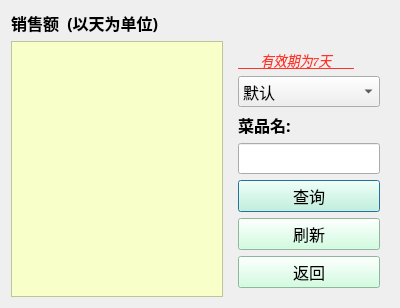
<?xml version="1.0" encoding="UTF-8"?>
<ui version="4.0">
 <class>checkSaleAmount_day</class>
 <widget class="QDialog" name="checkSaleAmount_day">
  <property name="geometry">
   <rect>
    <x>0</x>
    <y>0</y>
    <width>400</width>
    <height>300</height>
   </rect>
  </property>
  <property name="windowTitle">
   <string>Dialog</string>
  </property>
  <layout class="QGridLayout" name="gridLayout">
   <item row="1" column="0">
    <widget class="QTableWidget" name="tableWidget">
     <property name="sizePolicy">
      <sizepolicy hsizetype="Expanding" vsizetype="Expanding">
       <horstretch>0</horstretch>
       <verstretch>0</verstretch>
      </sizepolicy>
     </property>
     <property name="maximumSize">
      <size>
       <width>1100</width>
       <height>550</height>
      </size>
     </property>
     <property name="styleSheet">
      <string notr="true">background-color: rgb(248, 255, 201);</string>
     </property>
     <property name="lineWidth">
      <number>2</number>
     </property>
     <property name="horizontalScrollMode">
      <enum>QAbstractItemView::ScrollPerItem</enum>
     </property>
     <attribute name="horizontalHeaderCascadingSectionResizes">
      <bool>false</bool>
     </attribute>
     <attribute name="horizontalHeaderMinimumSectionSize">
      <number>110</number>
     </attribute>
     <attribute name="horizontalHeaderDefaultSectionSize">
      <number>110</number>
     </attribute>
     <attribute name="verticalHeaderDefaultSectionSize">
      <number>30</number>
     </attribute>
     <attribute name="verticalHeaderHighlightSections">
      <bool>true</bool>
     </attribute>
    </widget>
   </item>
   <item row="1" column="1">
    <widget class="QWidget" name="widget" native="true">
     <layout class="QVBoxLayout" name="verticalLayout">
      <item>
       <widget class="QLabel" name="label_2">
        <property name="sizePolicy">
         <sizepolicy hsizetype="Preferred" vsizetype="Fixed">
          <horstretch>0</horstretch>
          <verstretch>0</verstretch>
         </sizepolicy>
        </property>
        <property name="font">
         <font>
          <family>Cambria</family>
          <pointsize>10</pointsize>
          <italic>true</italic>
          <underline>true</underline>
         </font>
        </property>
        <property name="styleSheet">
         <string notr="true">color: rgb(255, 52, 38);</string>
        </property>
        <property name="text">
         <string>        有效期为7天        </string>
        </property>
       </widget>
      </item>
      <item>
       <widget class="QComboBox" name="comboBox">
        <property name="font">
         <font>
          <family>微软雅黑</family>
          <pointsize>12</pointsize>
         </font>
        </property>
        <item>
         <property name="text">
          <string>默认</string>
         </property>
        </item>
        <item>
         <property name="text">
          <string>1</string>
         </property>
        </item>
        <item>
         <property name="text">
          <string>2</string>
         </property>
        </item>
        <item>
         <property name="text">
          <string>3</string>
         </property>
        </item>
        <item>
         <property name="text">
          <string>4</string>
         </property>
        </item>
        <item>
         <property name="text">
          <string>5</string>
         </property>
        </item>
        <item>
         <property name="text">
          <string>6</string>
         </property>
        </item>
        <item>
         <property name="text">
          <string>7</string>
         </property>
        </item>
       </widget>
      </item>
      <item>
       <widget class="QLabel" name="label_3">
        <property name="sizePolicy">
         <sizepolicy hsizetype="Preferred" vsizetype="Fixed">
          <horstretch>0</horstretch>
          <verstretch>0</verstretch>
         </sizepolicy>
        </property>
        <property name="font">
         <font>
          <family>微软雅黑</family>
          <pointsize>12</pointsize>
          <bold>true</bold>
         </font>
        </property>
        <property name="text">
         <string>菜品名:</string>
        </property>
       </widget>
      </item>
      <item>
       <widget class="QLineEdit" name="lineEdit">
        <property name="sizePolicy">
         <sizepolicy hsizetype="Fixed" vsizetype="Fixed">
          <horstretch>0</horstretch>
          <verstretch>0</verstretch>
         </sizepolicy>
        </property>
        <property name="font">
         <font>
          <family>微软雅黑</family>
          <pointsize>12</pointsize>
         </font>
        </property>
       </widget>
      </item>
      <item>
       <widget class="QPushButton" name="pushButton">
        <property name="sizePolicy">
         <sizepolicy hsizetype="Minimum" vsizetype="Fixed">
          <horstretch>0</horstretch>
          <verstretch>0</verstretch>
         </sizepolicy>
        </property>
        <property name="font">
         <font>
          <family>微软雅黑</family>
          <pointsize>12</pointsize>
         </font>
        </property>
        <property name="styleSheet">
         <string notr="true">background-color: rgb(197, 255, 217);</string>
        </property>
        <property name="text">
         <string>查询</string>
        </property>
       </widget>
      </item>
      <item>
       <widget class="QPushButton" name="pushButton_3">
        <property name="font">
         <font>
          <family>微软雅黑</family>
          <pointsize>12</pointsize>
         </font>
        </property>
        <property name="styleSheet">
         <string notr="true">background-color: rgb(197, 255, 217);</string>
        </property>
        <property name="text">
         <string>刷新</string>
        </property>
       </widget>
      </item>
      <item>
       <widget class="QPushButton" name="pushButton_2">
        <property name="sizePolicy">
         <sizepolicy hsizetype="Minimum" vsizetype="Fixed">
          <horstretch>0</horstretch>
          <verstretch>0</verstretch>
         </sizepolicy>
        </property>
        <property name="font">
         <font>
          <family>微软雅黑</family>
          <pointsize>12</pointsize>
         </font>
        </property>
        <property name="styleSheet">
         <string notr="true">background-color: rgb(197, 255, 217);</string>
        </property>
        <property name="text">
         <string>返回</string>
        </property>
       </widget>
      </item>
     </layout>
    </widget>
   </item>
   <item row="0" column="0" colspan="2">
    <widget class="QLabel" name="label">
     <property name="font">
      <font>
       <family>微软雅黑</family>
       <pointsize>12</pointsize>
       <bold>true</bold>
      </font>
     </property>
     <property name="text">
      <string>销售额  (以天为单位)</string>
     </property>
    </widget>
   </item>
  </layout>
 </widget>
 <resources/>
 <connections/>
</ui>
